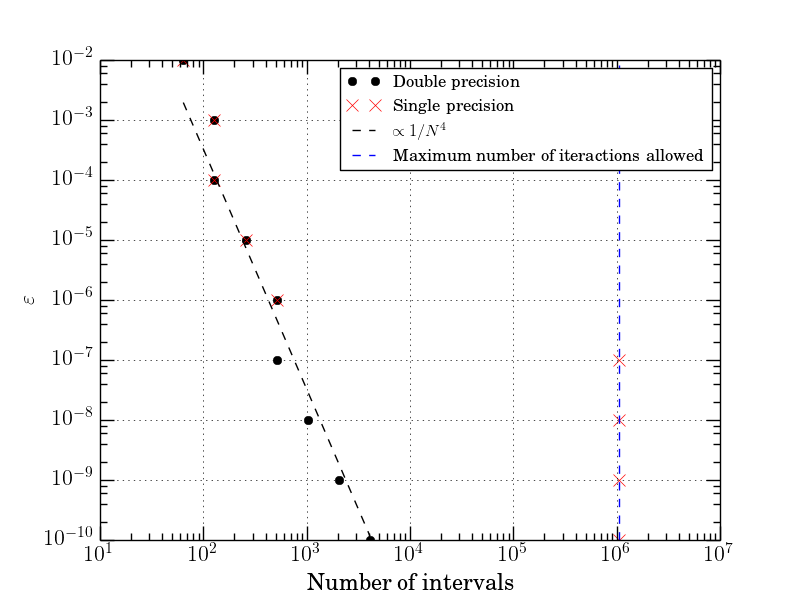

Recreate this plot in Python.
# -*- coding: utf-8 -*-
"""

Created on 12/12/15

@author: Carlos Eduardo Barbosa

Solution for exercise 3

"""
import numpy as np
import matplotlib.pyplot as plt

from ep4 import planck

def simpson(f, x0, x1, eps=0.005, maxit=20, full_output=False,
             dtype=np.float64):
    x = np.array([x0, x1], dtype=dtype)
    y = np.array([f(x0), f(x1)], dtype=dtype)
    h = x[1] - x[0]
    trap0 = 0.5 * h * np.sum((y[:-1] + np.roll(y,-1)[:-1]))
    simp0 = trap0
    for k in np.arange(1, maxit+1):
        h = (x[-1] - x[0]) / 2**k
        x = np.linspace(x[0], x[-1], 2**(k)+1)
        n_interv = len(x) - 1
        y = np.repeat(y, 2)[:-1]
        y[1::2] = f(x[1::2])
        trap = 0.5 * h * np.sum((y[:-1] + np.roll(y,-1)[:-1]))
        # Correction for Simpson Rule
        simp = trap + (trap - trap0) / 3.
        error = np.abs((simp - simp0)/simp)
        if error < eps:
            break
        trap0 = trap
        simp0 = simp
    if full_output:
        return trap, n_interv
    return trap

if __name__ == "__main__":
    f = lambda a: planck(a, 2500.)
    epsilons = np.power(10, np.arange(-2., -11, -1))
    nint_double = np.zeros_like(epsilons)
    nint_single = np.zeros_like(epsilons)
    for i, eps in enumerate(epsilons):
        print i
        F, nint_double[i] = simpson(f, 5000., 100000., full_output=1, eps=eps)
        F, nint_single[i] = simpson(f, 5000., 100000., full_output=1, eps=eps,
                                     dtype=np.float32)
    plt.loglog(nint_double, epsilons, "ok", label="Double precision")
    plt.loglog(nint_single, epsilons, "xr", ms=8, label="Single precision")
    plt.loglog(nint_double, 2**15 * nint_double**-4., "--k", ms=8,
               label="$\propto 1 / {N^4}$")
    plt.axvline(2**20, ls="--", label="Maximum number of iteractions allowed")
    plt.legend(loc=1, prop={'size':12})
    plt.ylabel(r"$\varepsilon$")
    plt.xlabel(r"Number of intervals")
    plt.grid()
    plt.savefig("ep5ex3.png")
    plt.show(block=1)
